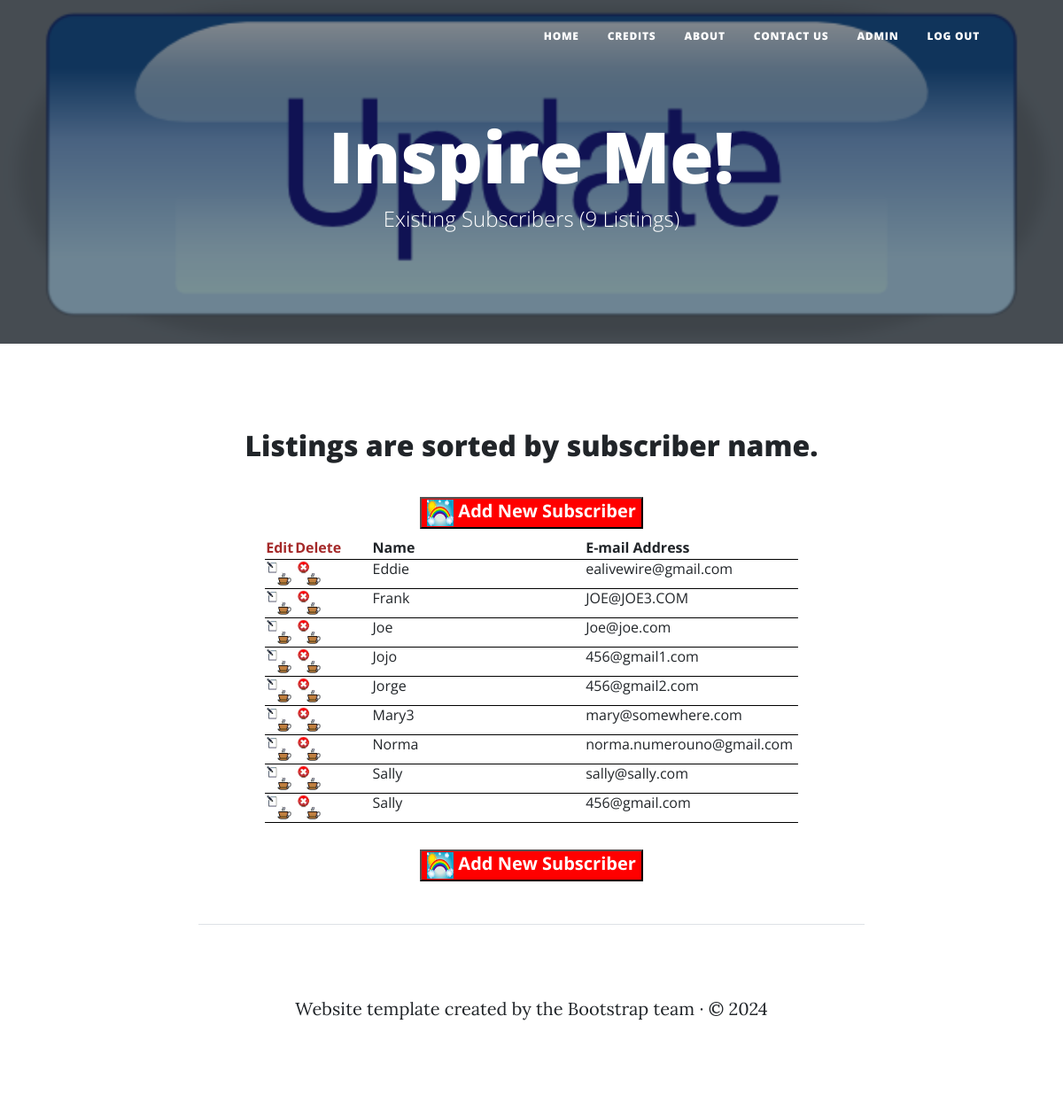
The page /subscribers (signed in) on the database its author committed.
### main.py (models this page shows)
        class Subscribers(db.Model):
            id: Mapped[int] = mapped_column(Integer, primary_key=True)
            name: Mapped[str] = mapped_column(String(50), nullable=False)
            email: Mapped[str] = mapped_column(String(50), nullable=False)

### main.py (the view)
@app.route('/subscribers')
@admin_only
def subscribers():
    try:
        success = False
        error_msg = ""
        subscriber_count = 0
        existing_subscribers = retrieve_from_database("get_all_subscribers")
        if existing_subscribers == {}:
            error_msg = "An error has occurred. Subscriber information cannot be obtained at this time."
        elif existing_subscribers == []:
            error_msg = "No matching records were retrieved."
        else:
            subscriber_count = len(existing_subscribers)  # Record count to be displayed in the sub-header of the "existing subscribers" web page.
            success = True
        return render_template("subscribers.html", subscribers=existing_subscribers, subscriber_count=subscriber_count, success=success, error_msg=error_msg, recognition_web_template=recognition["web_template"])
    except:  # An error has occurred.
        update_system_log("route: '/subscribers'", traceback.format_exc())
        return render_template("error.html", activity="route: '/subscribers'", details=traceback.format_exc())

### main.py (called while the page is built)
@login_manager.user_loader
def load_user(user_id):
    return retrieve_from_database("load_user", user_id=user_id)

def admin_only(f):
    @wraps(f)
    def decorated_function(*args, **kwargs):
        if not (current_user.is_authenticated and current_user.id == 1):
            return abort(403)
        return f(*args, **kwargs)
    return decorated_function

### templates/subscribers.html (shortened to what this page needs)
{% include "header.html" %}
<header
  class="masthead"
  style="background-image: url('../static/assets/img/admin_update.png')">
  <div class="container position-relative px-4 px-lg-5">
    <div class="row gx-4 gx-lg-5 justify-content-center">
      <div class="col-md-10 col-lg-8 col-xl-7">
        <div class="site-heading">
          <h1>Inspire Me!</h1>
          <span class="subheading">Existing Subscribers ({{ subscriber_count }} Listings)</span>
        </div>
      </div>
    </div>
  </div>
</header>
<div class="col-lg-8 mx-auto p-4 py-md-5">
  <h2 style="text-align: center;">Listings are sorted by subscriber name.</h2><br>
  <main>
    <h5><form>
         <button style="display: block; margin: auto; background-color:red; color:white; font-weight:bold" type="submit" formaction="{{url_for('add_subscriber')}}"><img src="{{ url_for('static', filename='assets/favicon.ico') }}" width="30rem" height="30rem"> Add New Subscriber</button>
    </form></h5>
    {% if success %}
    <table style="width: 80%; margin-left:auto; margin-right:auto">
      <colgroup>
          <col span="1" style="width: 5%;">
          <col span="1" style="width: 5%;">
          <col span="1" style="width: 0%;">
          <col span="1" style="width: 40%;">
          <col span="1" style="width: 40%;">
      </colgroup>
      <tr>
        <th style="font-size: 1rem;color:brown">Edit</th>
        <th style="font-size: 1rem;color:brown">Delete</th>
        <th style="font-size: 1rem"></th>
        <th style="font-size: 1rem">Name</th>
        <th style="font-size: 1rem">E-mail Address</th>
      </tr>
      {% for subscriber in subscribers %}
          <tr>
            <td style="font-size: 1rem"><a href="{{ url_for('edit_subscriber', subscriber_id=subscriber.id) }}"><img src="{{ url_for('static', filename='assets/edit.ico') }}" title="Edit this subscriber" width="30rem" height="30rem"></a></td>
            <td style="font-size: 1rem"><a href="{{ url_for('delete_subscriber_confirm', subscriber_id=subscriber.id) }}"><img src="{{ url_for('static', filename='assets/delete.ico') }}" title="Delete this subscriber" width="30rem" height="30rem"></a></td>
            <td style="font-size: 0rem">{{ subscriber.id }}</td>
            <td style="font-size: 1rem">{{ subscriber.name }}</td>
            <td style="font-size: 1rem">{{ subscriber.email }}</td>
          </tr>
      {% endfor %}
    </table>
    {% else %}
        <p style="text-align:center">{{error_msg}}</p>
    {% endif %}
    <br>
    <h5><form>
         <button style="display: block; margin: auto; background-color:red; color:white; font-weight:bold" type="submit" formaction="{{url_for('add_subscriber')}}"><img src="{{ url_for('static', filename='assets/favicon.ico') }}" width="30rem" height="30rem"> Add New Subscriber</button>
    </form></h5>
  </main>
  <footer class="pt-5 my-5 text-body-secondary border-top" style="text-align:center">
    <p>{{ recognition_web_template }}</p>
  </footer>
</div>
</body>
</html>

### templates/header.html (shortened to what this page needs)
<!DOCTYPE html>
<html lang="en">
    <head>
        <link href="{{ url_for('static', filename='css/styles.css') }}" rel="stylesheet" />
    </head>
    <body>
        <nav class="navbar navbar-expand-lg navbar-light" id="mainNav">
            <div class="container px-4 px-lg-5">
                <div class="collapse navbar-collapse" id="navbarResponsive">
                    <ul class="navbar-nav ms-auto py-4 py-lg-0">
                        <li class="nav-item"><a class="nav-link px-lg-3 py-3 py-lg-4" href="{{ url_for('home') }}">Home</a></li>
                        <li class="nav-item"><a class="nav-link px-lg-3 py-3 py-lg-4" href="{{ url_for('credits') }}">Credits</a></li>
                        <li class="nav-item"><a class="nav-link px-lg-3 py-3 py-lg-4" href="{{ url_for('about') }}">About</a></li>
                        <li class="nav-item"><a class="nav-link px-lg-3 py-3 py-lg-4" href="{{ url_for('contact') }}">Contact Us</a></li>
                        {% if current_user.is_authenticated %}
                            <li class="nav-item"><a class="nav-link px-lg-3 py-3 py-lg-4" href="{{ url_for('admin_update') }}">Admin</a></li>
                        {% else %}
                            <li class="nav-item"><a class="nav-link px-lg-3 py-3 py-lg-4" href="{{ url_for('admin_login') }}">Admin</a></li>
                        {% endif %}
                        {% if current_user.is_authenticated %}
                            <li class="nav-item"><a class="nav-link px-lg-3 py-3 py-lg-4" href="{{ url_for('admin_logout') }}">Log Out</a></li>
                        {% endif %}
                    </ul>
                </div>
            </div>
        </nav>

### rows shown on the page
Subscribers: name "Eddie", email "ealivewire@gmail.com"
Subscribers: name "Frank", email "JOE@JOE3.COM"
Subscribers: name "Joe", email "Joe@joe.com"
Subscribers: name "Jojo", email "456@gmail1.com"
Subscribers: name "Jorge", email "456@gmail2.com"
Subscribers: name "Mary3", email "mary@somewhere.com"
Subscribers: name "Norma", email "norma.numerouno@gmail.com"
Subscribers: name "Sally", email "sally@sally.com"
Subscribers: name "Sally", email "456@gmail.com"

### other values the page prints
{{ subscriber_count }} "9"
{{ recognition_web_template }} "Website template created by the Bootstrap team · © 2024"
